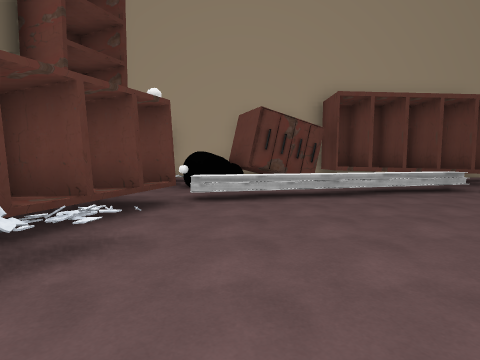
view 1 (above)

23 first-person views from a walk through a scene from a Unity 3-D project. The camera is 1.4 m above the floor, tilts 4° down and sees 80° across. The floor is counted in squares, 2 m on a side. Each view is taken from the middle of a square. On the plan, view 1 faces up. The plan holds only what a view shows up to about 10 squares ahead; the rest is blank. The place goes on beyond the plan. Some animated figures are left out. Some surface patterns are stand-ins.

view 2
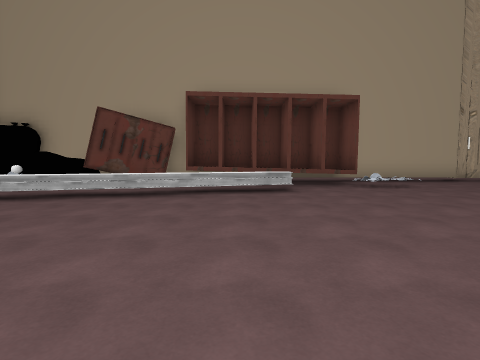

view 3
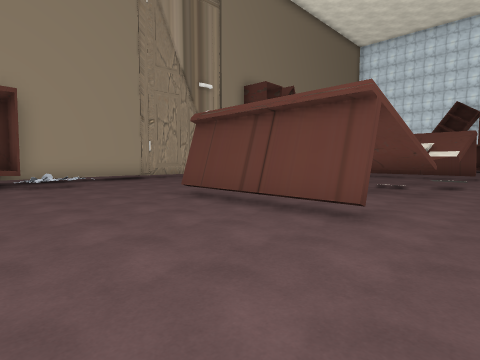

view 4
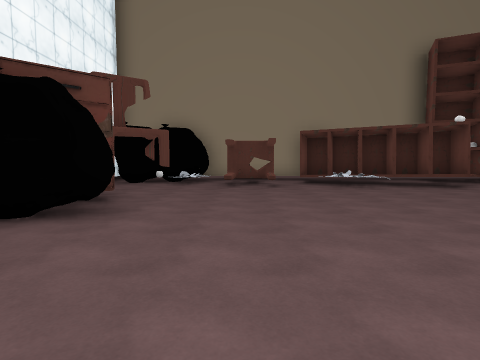

view 5
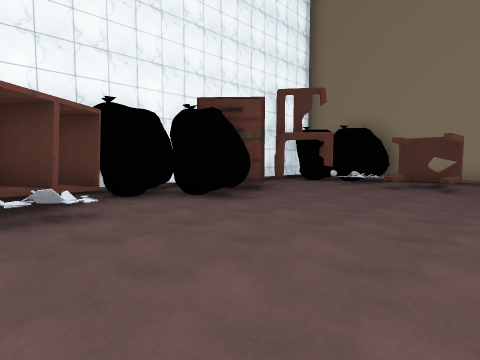

view 6
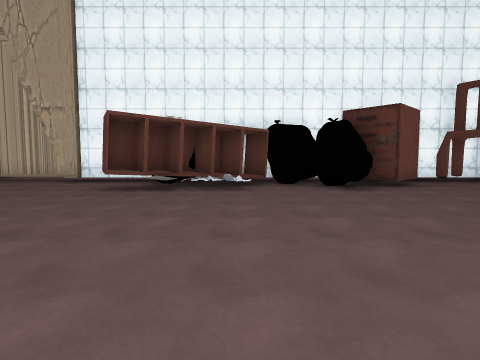

view 7
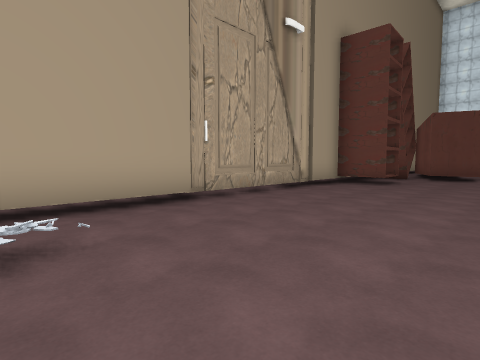

view 8
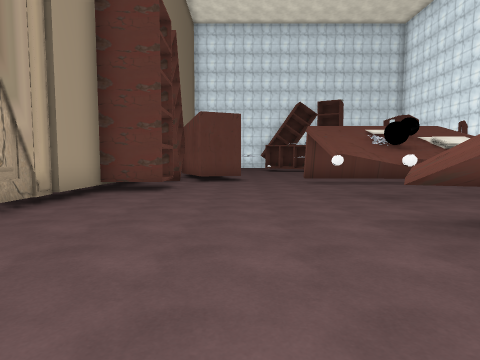

view 9
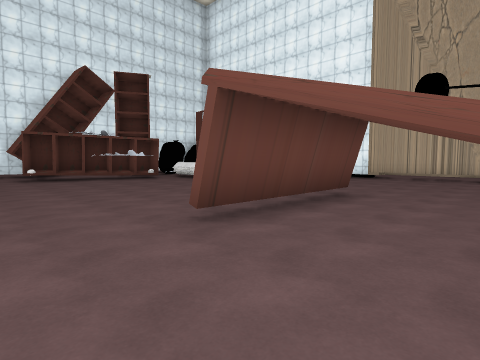

view 10
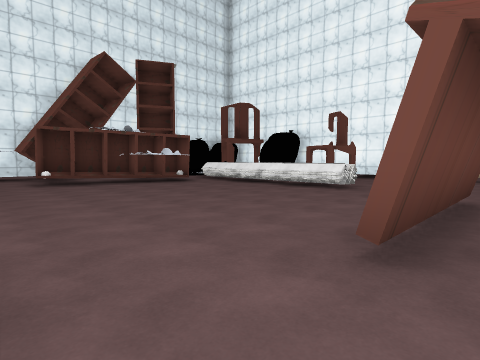

view 11
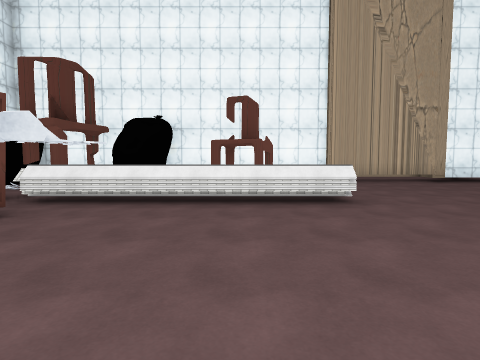

view 12
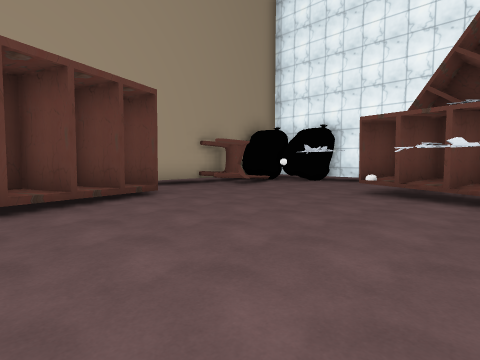

view 13
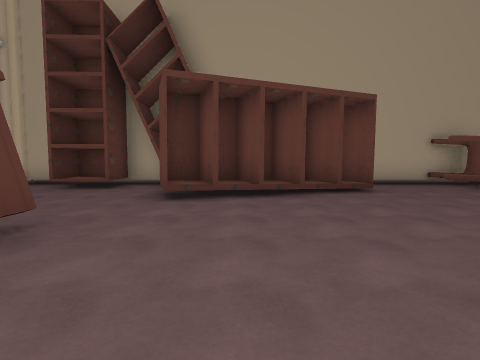

view 14
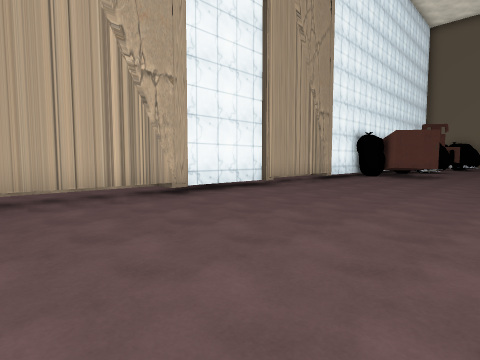

view 15
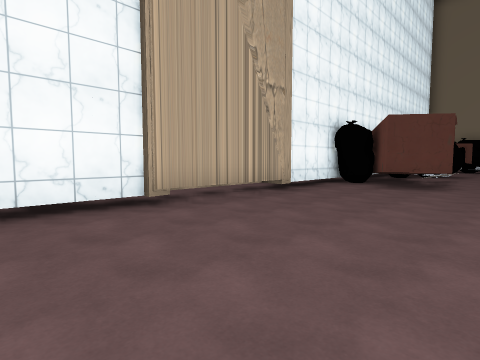

view 16
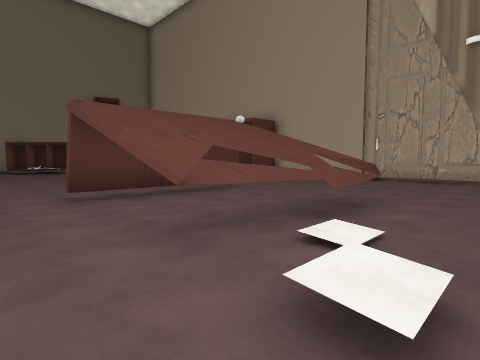

view 17
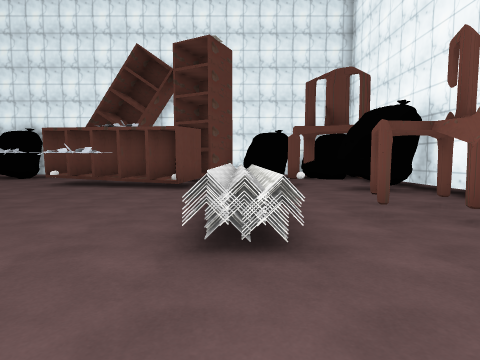

view 18
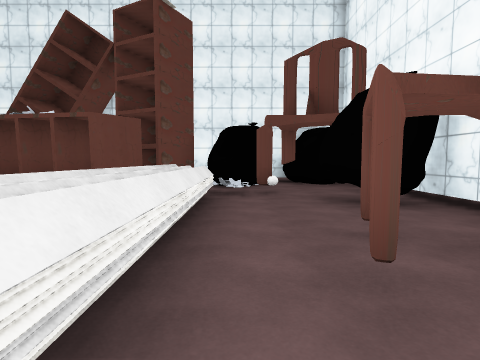

view 19
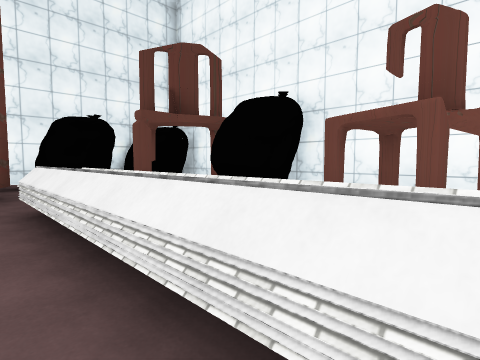

view 20
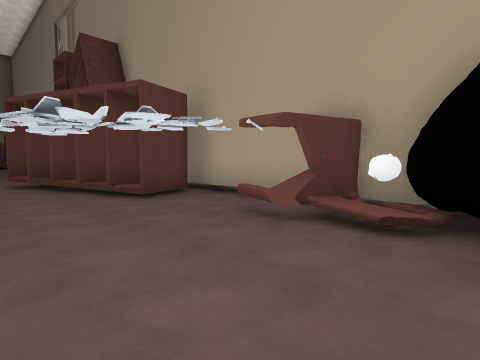

view 21
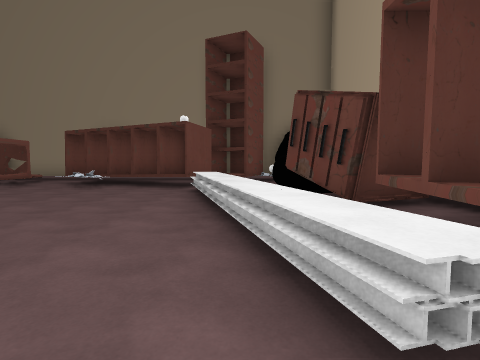

view 22
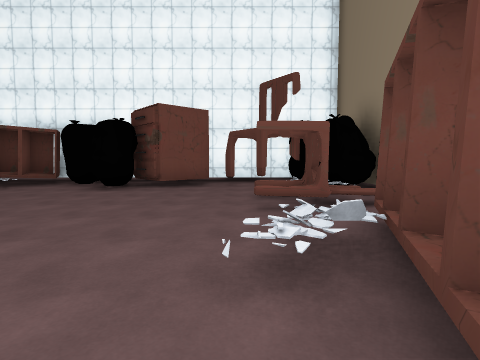

view 23
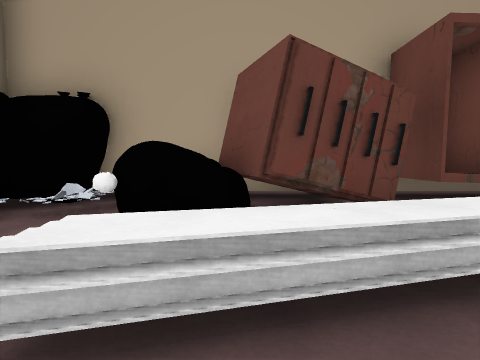

### Floor plan
Key: @ floor where view 1 was taken; # wall or solid block; x gap in a wall; . floor; = window, fence, low wall or low ledge; ^ raised ledge; T thing the floor can be seen under or through; O other object.
Columns run from 4 left of view 1 to 30 right of it. Each row starts with its distance up from view 1.
 10            #############   #####
  9  ######^^^^#.........#.#   ....##
  8  #O OOO^^^^^O........#.x^###...##
  7  # O#OO=^^.............######.....#
  6  ##=^^^^^=..............#.........#
  5  #^^^^............................#
  4  ##...........T.#^..O..#.......O###
  3  #^...........T.#^.O ..#.....O.##
  2 #^^O..........T.#^.^ ..#....OO.##
  1 ##............T.#^.^#..#......##
  0 #.O.@.........................###
 -1 #.O.......................^^^^^##
 -2 #..............................O##
 -3 #OO...#..O^##..............OO..O###
 -4 #O..#####^^##............ OO..#..##
 -5 #..##   ####...###...####   .###..#
 -6 ####       ################### ####

Where each view was taken, in squares from view 1:
view 1: 0 up, 0 right, facing up
view 2: 0 up, 4 right, facing up
view 3: 1 down, 6 right, facing up-right
view 4: 1 down, 6 right, facing left
view 5: 1 up, 6 right, facing down-left
view 6: 4 up, 5 right, facing down
view 7: 5 up, 8 right, facing up-right
view 8: 6 up, 10 right, facing right
view 9: 6 up, 16 right, facing down-right
view 10: 6 up, 18 right, facing down-right
view 11: 4 up, 23 right, facing down
view 12: 2 up, 21 right, facing up-right
view 13: 1 up, 21 right, facing up
view 14: 0 up, 20 right, facing down-left
view 15: 1 down, 16 right, facing down-left
view 16: 1 down, 15 right, facing up-left
view 17: 1 down, 19 right, facing right
view 18: 2 down, 21 right, facing right
view 19: 0 up, 22 right, facing down-right
view 20: 5 up, 29 right, facing up-left
view 21: 6 up, 6 right, facing left
view 22: 4 up, 1 left, facing down
view 23: 4 up, 0 right, facing up
